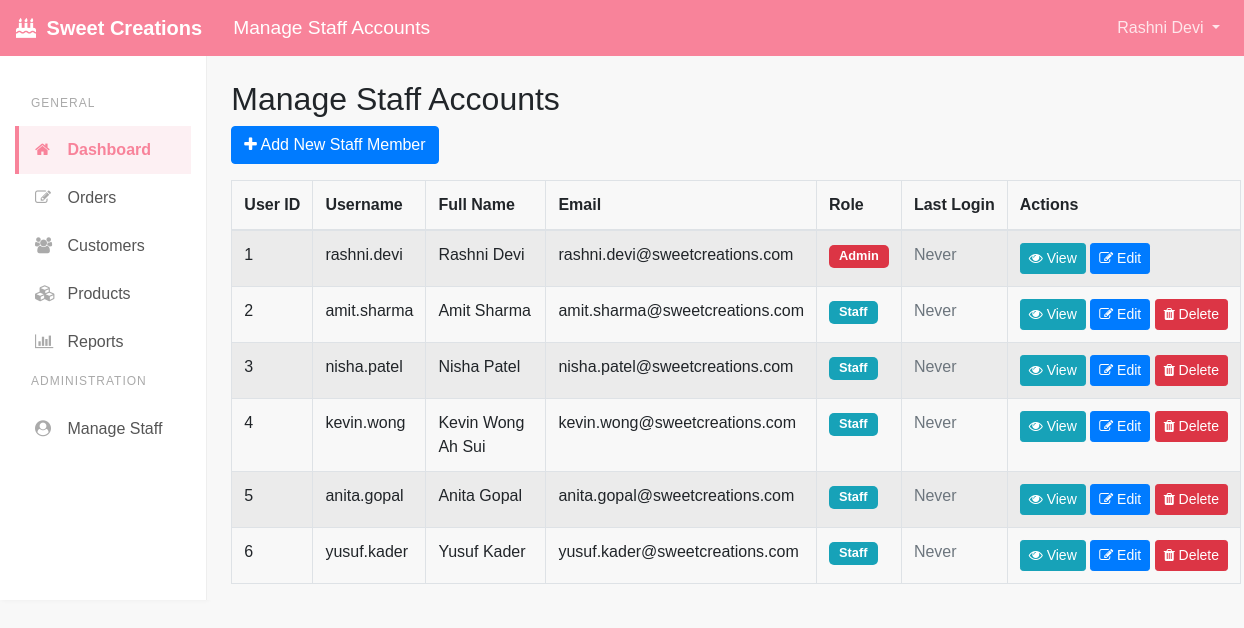
/admin/manage_users.php (signed in), run on the app's committed database.
### tables this page shows
CREATE TABLE `USERS` (
  `user_id` int(11) NOT NULL AUTO_INCREMENT,
  `username` varchar(50) NOT NULL,
  `password` varchar(255) NOT NULL,  
  `full_name` varchar(100) DEFAULT NULL,
  `email` varchar(100) DEFAULT NULL,
  `role` varchar(20) NOT NULL DEFAULT 'Staff',  
  `last_login` datetime DEFAULT NULL,
  PRIMARY KEY (`user_id`),
  UNIQUE KEY `username` (`username`)
);

### includes/functions.php (called while the page is built, shortened)
<?php
function connectDB() {
    $dsn = 'mysql:host=' . DB_HOST . ';dbname=' . DB_NAME . ';charset=utf8mb4';
    $options = [
        PDO::ATTR_ERRMODE            => PDO::ERRMODE_EXCEPTION,
        PDO::ATTR_DEFAULT_FETCH_MODE => PDO::FETCH_ASSOC,
        PDO::ATTR_EMULATE_PREPARES   => false,
    ];
    try {
        $pdo = new PDO($dsn, DB_USER, DB_PASS, $options);
        return $pdo;
    } catch (PDOException $e) {
        error_log("Database Connection Error: " . $e->getMessage());
        echo "Error connecting to the database. Please check configuration or contact support.";
        exit;
    }
}
function getAllUsers($orderBy = 'username', $orderDir = 'ASC') {
    $conn = connectDB();
    $validColumns = ['user_id', 'username', 'full_name', 'email', 'role', 'last_login'];
    $orderBy = in_array($orderBy, $validColumns) ? $orderBy : 'username';
    $orderDir = strtoupper($orderDir) === 'DESC' ? 'DESC' : 'ASC';
    try {
        $sql = "SELECT user_id, username, full_name, email, role, last_login FROM USERS ORDER BY " . $orderBy . " " . $orderDir;
        $stmt = $conn->query($sql);
        return $stmt->fetchAll(PDO::FETCH_ASSOC);
    } catch (PDOException $e) {
        error_log("Get all users error: " . $e->getMessage());
        return [];
    } finally {
        $conn = null;
    }
}
?>

### admin/manage_users.php (the view, shortened to what this page needs)
<?php
require_once '../includes/functions.php';
$users = getAllUsers('user_id', 'ASC');
include '../includes/header.php';
?>
<div class="row">
    <div class="col-md-12">
        <div class="x_panel">
            <div class="x_title">
                <h2>Manage Staff Accounts</h2>
            </div>
            <div class="x_content">
                <div class="row">
                    <div class="col-md-12">
                        <a href="add_user.php" class="btn btn-primary mb-3">
                            <i class="fa fa-plus"></i> Add New Staff Member
                        </a>
                    </div>
                </div>
                <?php if (empty($users)): ?>
                    <div class="alert alert-info">No staff accounts found. <a href="add_user.php">Create the first staff account!</a></div>
                <?php else: ?>
                    <table class="table table-striped table-bordered users-table">
                        <thead>
                            <tr>
                                <th>User ID</th>
                                <th>Username</th>
                                <th>Full Name</th>
                                <th>Email</th>
                                <th>Role</th>
                                <th>Last Login</th>
                                <th style="width: 20%;">Actions</th>
                            </tr>
                        </thead>
                        <tbody>
                            <?php foreach ($users as $user): ?>
                            <tr>
                                <td><?php echo $user['user_id']; ?></td>
                                <td><?php echo htmlspecialchars($user['username']); ?></td>
                                <td><?php echo htmlspecialchars($user['full_name']); ?></td>
                                <td><?php echo htmlspecialchars($user['email'] ?: 'N/A'); ?></td>
                                <td>
                                    <span class="badge badge-<?php echo $user['role'] === 'Admin' ? 'danger' : 'info'; ?>">
                                        <?php echo htmlspecialchars($user['role']); ?>
                                    </span>
                                </td>
                                <td>
                                    <?php
                                    if ($user['last_login']) {
                                        echo formatDate($user['last_login'], 'd M Y H:i');
                                    } else {
                                        echo '<span class="text-muted">Never</span>';
                                    }
                                    ?>
                                </td>
                                <td>
                                    <a href="view_user.php?id=<?php echo $user['user_id']; ?>" class="btn btn-info btn-sm">
                                        <i class="fa fa-eye"></i> View
                                    </a>
                                    <a href="edit_user.php?id=<?php echo $user['user_id']; ?>" class="btn btn-primary btn-sm">
                                        <i class="fa fa-edit"></i> Edit
                                    </a>
                                    <?php if ($user['user_id'] != $_SESSION['user_id'] && $user['role'] !== 'Admin'): ?>
                                        <a href="delete_user.php?id=<?php echo $user['user_id']; ?>"
                                           class="btn btn-danger btn-sm"
                                           onclick="return confirm('Are you sure you want to delete this staff account? This action cannot be undone.')">
                                            <i class="fa fa-trash"></i> Delete
                                        </a>
                                    <?php endif; ?>
                                </td>
                            </tr>
                            <?php endforeach; ?>
                        </tbody>
                    </table>
                <?php endif; ?>
            </div>
        </div>
    </div>
</div>
<?php include '../includes/footer.php'; ?>

### assets/css/app.css (style rules this page uses)
.table { table-layout: auto; }
.table th, .table td { word-wrap: break-word; }
:root { --sweet-pink: #f8839a; --sweet-light-gray: #f8f8f8; --sweet-text-color: #555; --sweet-sidebar-bg: #ffffff; --sweet-sidebar-link-color: #555; --sweet-sidebar-link-active-color: var(--sweet-pink); --sweet-sidebar-link-active-bg: #fdf0f3; }
.users-table { table-layout: auto; width: 100%; }
.users-table th:nth-child(1), .users-table td:nth-child(1) { width: auto; min-width: 60px; white-space: nowrap; }
.users-table th:nth-child(2), .users-table td:nth-child(2) { width: auto; min-width: 100px; white-space: nowrap; }
.users-table th:nth-child(3), .users-table td:nth-child(3) { width: auto; min-width: 120px; }
.users-table th:nth-child(4), .users-table td:nth-child(4) { width: auto; min-width: 150px; word-wrap: break-word; }
.users-table th:nth-child(5), .users-table td:nth-child(5) { width: auto; min-width: 60px; white-space: nowrap; }
.users-table th:nth-child(6), .users-table td:nth-child(6) { width: auto; min-width: 100px; white-space: nowrap; }
.users-table th:nth-child(7), .users-table td:nth-child(7) { width: auto; min-width: 180px; white-space: nowrap; }
body { font-family: sans-serif; background-color: var(--sweet-light-gray); }
.badge { border-radius: 5px; padding: 5px 10px; font-size: 0.8em; font-weight: bold; }

### data on the page
users: user_id "1", username "rashni.devi", full_name "Rashni Devi", email "rashni.devi@sweetcreations.com", role "Admin", shows "Never"
users: user_id "2", username "amit.sharma", full_name "Amit Sharma", email "amit.sharma@sweetcreations.com", role "Staff", shows "Never"
users: user_id "3", username "nisha.patel", full_name "Nisha Patel", email "nisha.patel@sweetcreations.com", role "Staff", shows "Never"
users: user_id "4", username "kevin.wong", full_name "Kevin Wong Ah Sui", email "kevin.wong@sweetcreations.com", role "Staff", shows "Never"
users: user_id "5", username "anita.gopal", full_name "Anita Gopal", email "anita.gopal@sweetcreations.com", role "Staff", shows "Never"
users: user_id "6", username "yusuf.kader", full_name "Yusuf Kader", email "yusuf.kader@sweetcreations.com", role "Staff", shows "Never"

### other printed values
$pageTitle "Manage Staff Accounts"
$_SESSION['full_name'] "Rashni Devi"
